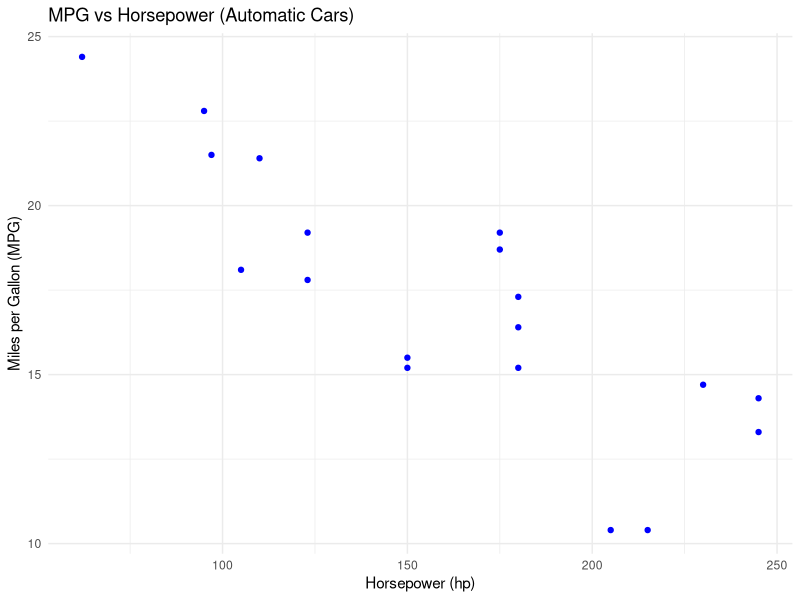
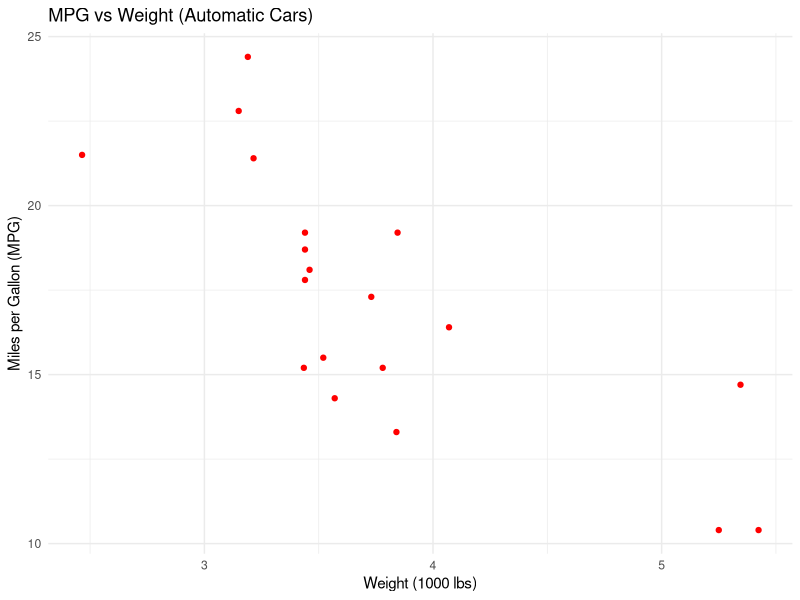

Reproduce these figures in R, in order.
library(ggplot2)
data("mtcars")

# 1. Subset mtcars for only automatic transmissions (am == 0)
auto_mtcars <- subset(mtcars, am == 0)
auto_mtcars

# 2. Save the automatic transmission dataset
write.csv(auto_mtcars, "automatic_mtcars.csv", row.names = FALSE)

# 3. Plot Horsepower vs MPG for automatic cars
hp_plot <- ggplot(auto_mtcars, aes(x = hp, y = mpg)) +
  geom_point(color = "blue") +
  labs(title = "MPG vs Horsepower (Automatic Cars)",
       x = "Horsepower (hp)",
       y = "Miles per Gallon (MPG)") +
  theme_minimal()

# Save the plot as a PNG
ggsave("mpg_vs_hp_auto.png", plot = hp_plot, width = 6, height = 4)

# 4. Plot Weight vs MPG for automatic cars
wt_plot <- ggplot(auto_mtcars, aes(x = wt, y = mpg)) +
  geom_point(color = "red") +
  labs(title = "MPG vs Weight (Automatic Cars)",
       x = "Weight (1000 lbs)",
       y = "Miles per Gallon (MPG)") +
  theme_minimal()

# Save the plot as a TIFF
ggsave("mpg_vs_wt_auto.tiff", plot = wt_plot, width = 6, height = 4, device = "tiff")

# 5. Subset original mtcars for displacement <= 200
mtcars_max200 <- subset(mtcars, disp <= 200)

# 6. Save the subsetted dataset
write.csv(mtcars_max200, "mtcars_max200_displ.csv", row.names = FALSE)

# 7. Calculate maximum horsepower for each dataset
max_hp_original <- max(mtcars$hp)
max_hp_auto <- max(auto_mtcars$hp)
max_hp_max200 <- max(mtcars_max200$hp)

# 8. Write the maximum horsepower values to a text file
hp_output <- paste(
  "Maximum Horsepower Values:",
  "Original mtcars: ", max_hp_original,
  "Automatic Transmission Cars: ", max_hp_auto,
  "Displacement ≤ 200 Cars: ", max_hp_max200,
  sep = "\n"
)

writeLines(hp_output, "hp_maximums.txt")

# Print completion message
print("Assignment 5 tasks completed! All required files are saved.")
